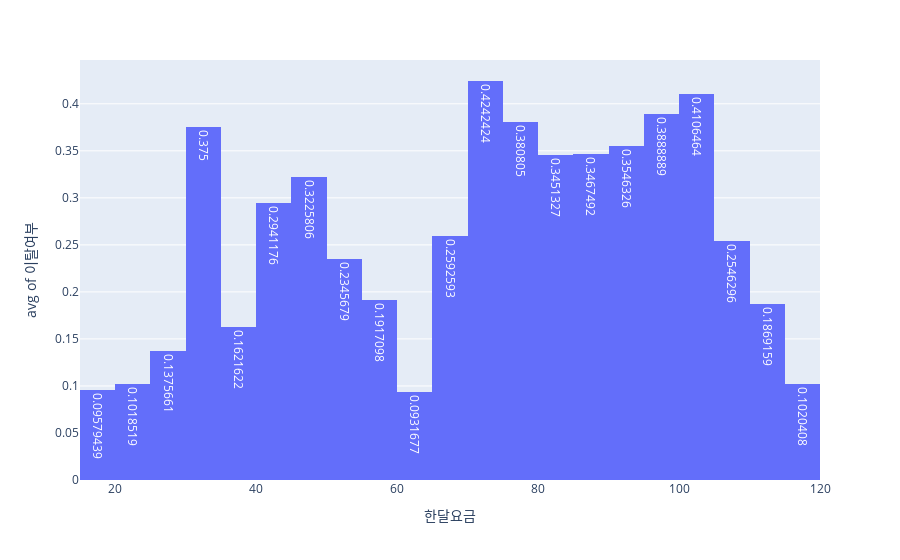

This figure's notebook cell:
### Markdown cell above
- y축에 다른 컬럼의 통계치를 볼 수 있다.
    - histfunc 파라미터
        - "sum", "count", "avg", "min", "max"

### Code cell
px.histogram(df, x="한달요금", y="이탈여부", text_auto=True, histfunc="avg")

### Figure 1 — Plotly figure (JSON) as saved in the notebook; plotly's stock layout.template omitted (floating-point values rounded to 4 significant figures; data arrays with more than 128 entries replaced by an {"elided": "..."} marker saying what was removed)
{"data": [{"alignmentgroup": "True", "bingroup": "x", "histfunc": "avg", "hovertemplate": "한달요금=%{x}<br>avg of 이탈여부=%{y}<extra></extra>", "legendgroup": "", "marker": {"color": "#636efa", "pattern": {"shape": ""}}, "name": "", "offsetgroup": "", "orientation": "v", "showlegend": false, "texttemplate": "%{value}", "type": "histogram", "x": {"elided": "4930 float values"}, "xaxis": "x", "y": {"elided": "4930 int values"}, "yaxis": "y"}], "layout": {"barmode": "relative", "legend": {"tracegroupgap": 0}, "margin": {"t": 60}, "xaxis": {"anchor": "y", "domain": [0, 1], "title": {"text": "한달요금"}}, "yaxis": {"anchor": "x", "domain": [0, 1], "title": {"text": "avg of 이탈여부"}}}}
